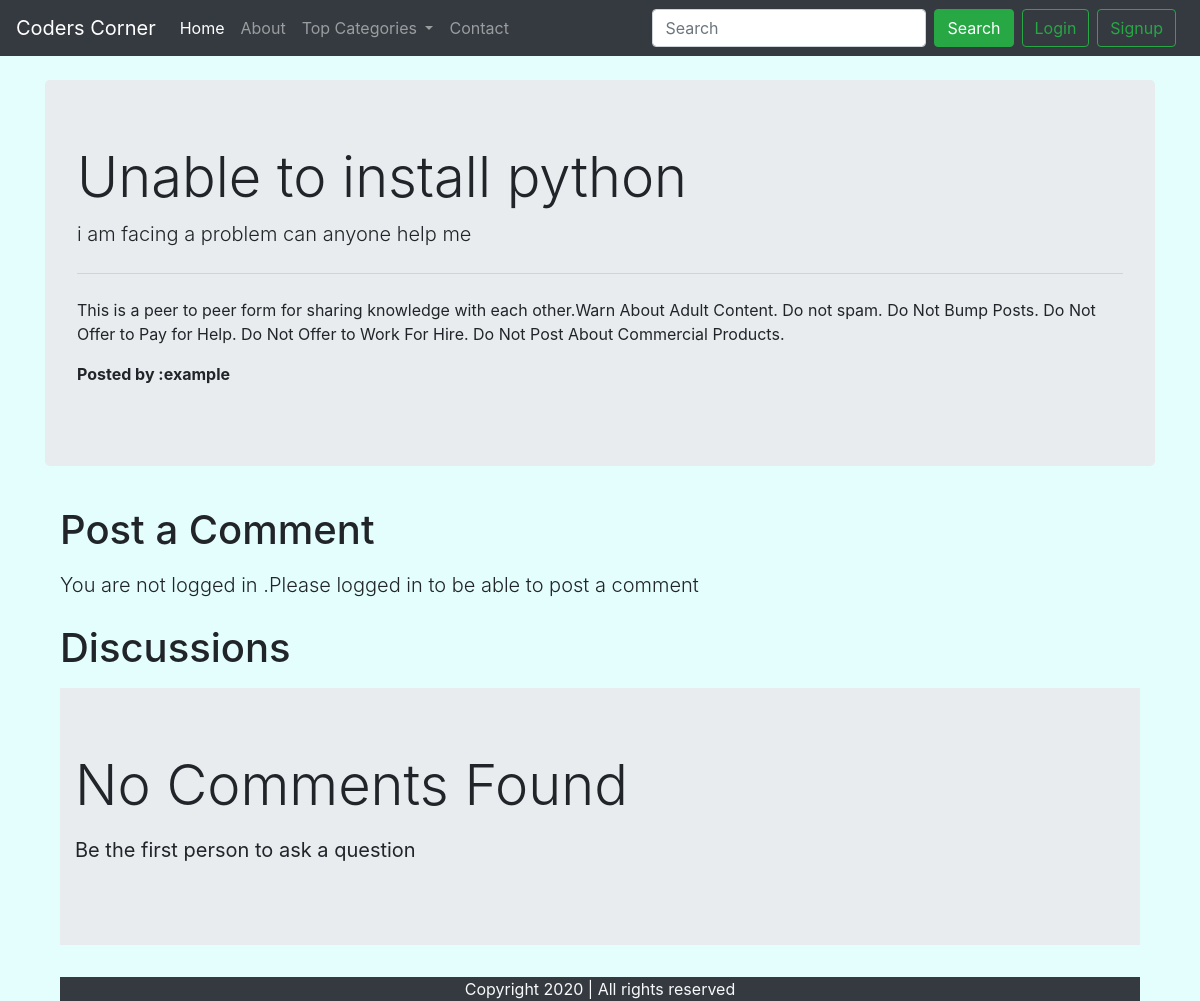
Screenshot of /threadss.php?threadid=20 with the database file from the repository.
### tables this page shows
CREATE TABLE `threads` (
  `thread_id` int(7) NOT NULL,
  `thread_title` varchar(255) NOT NULL,
  `thread_desc` text NOT NULL,
  `thread_cat_id` int(7) NOT NULL,
  `thread_user_id` int(7) NOT NULL,
  `timestamp` datetime NOT NULL DEFAULT current_timestamp()
);

CREATE TABLE `users` (
  `Serial_NO` int(8) NOT NULL,
  `User_email` varchar(30) NOT NULL,
  `User_Password` varchar(255) NOT NULL,
  `timestamp` datetime NOT NULL DEFAULT current_timestamp()
);

### threadss.php (the view, shortened to what this page needs)
<!doctype html>
<html lang="en">
<head>
    <link rel="stylesheet" href="https://stackpath.bootstrapcdn.com/bootstrap/4.5.0/css/bootstrap.min.css"
>
</head>
<body>
    <?php include 'partials/dbconnect.php';?>
    <?php include 'partials/header.php';?>
    <?php
    $id=$_GET['threadid'];
    $sql="SELECT * FROM `threads` where thread_id=$id";
    $result=mysqli_query($conn,$sql);
    while($row=mysqli_fetch_assoc($result)){
        $title=$row['thread_title'];
        $desc=$row['thread_desc'];
        $thread_user_id=$row['thread_user_id'];
        $sql2="SELECT User_email from `users` where Serial_NO=$thread_user_id";
        $result2=mysqli_query($conn,$sql2);
        $row2=mysqli_fetch_assoc($result2);
        $posted_by=$row2['User_email'];
    }
    ?>
    <div class="container my-4" id="ques">
        <div class="jumbotron">
            <h1 class="display-4"><?php echo $title;?></h1>
            <p class="lead"><?php echo $desc;?>  </p>
            <hr class="my-4">
            <p>This is a peer to peer form for sharing knowledge with each other.Warn About Adult Content.
                Do not spam.
                Do Not Bump Posts.
                Do Not Offer to Pay for Help.
                Do Not Offer to Work For Hire.
                Do Not Post About Commercial Products.</p>
            <p><b>Posted by :<?php echo $posted_by ?></b></p>
        </div>
    </div>
    <div class="container">
    <?php
if(isset($_SESSION['loggedin']) &&  $_SESSION['loggedin']==true)
{
    echo '<div class="container">
    <h1 class="py-2">Post a Comment</h1>
        <form action="'. $_SERVER['REQUEST_URI']. '" method="post">
            <div class="form-group">
                <label for="exampleFormControlTextarea1">Type Your comment</label>
                <textarea class="form-control" required id="comment" name="comment" rows="3"></textarea>
                <input type="hidden" name="sno" value="'. $_SESSION["sno"]. '">
            </div>
            <button type="submit" class="btn btn-success">Post Comment</button>
        </form>
    </div>';
    }
    else
    {
        echo '<div class="container">
        <h1 class="py-2">Post a Comment</h1>
        <p class="lead">You are not logged in .Please logged in to be able to post a comment </p> </div>';
    }
    ?>
    <div class="container">
        <h1 class="py-2">Discussions</h1>
         <?php
    $noresult=true;
    if($noresult)
    {
        echo '<div class="jumbotron jumbotron-fluid">
        <div class="container">
          <p class="display-4">No Comments Found</p>
          <p class="lead"><b> Be the first person to ask a question </b></p>
        </div>
      </div>';
    }
    ?>
    <?php include 'partials/footer.php';?>
</body>
</html>

### threadss.php (style rules this page uses)
body { background-color: #e3fefd; }

### rows the page displays
threads: thread_title "Unable to install python", thread_desc "i am facing a problem can anyone help me"
users: User_email "example"
